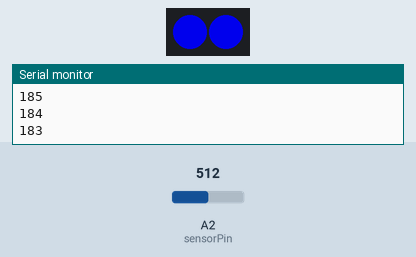
Recording of a sketch running on a simulated Arduino Uno, built with avr-gcc and run on an emulated ATmega328P. Parts: 2 RGB LEDs in strip order, left to right, the last lines printed to the serial monitor. The test bench sets the inputs (shaded band); at power-on: A2 (sensorPin) = 512. Dim RGB values are drawn brighter than linear.

Above: at 6.0 s.
6.1 s: A2 (sensorPin) set to 799
9.1 s: A2 (sensorPin) set to 822
At 10.32 s:
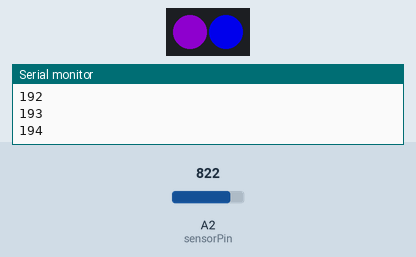
At 10.93 s:
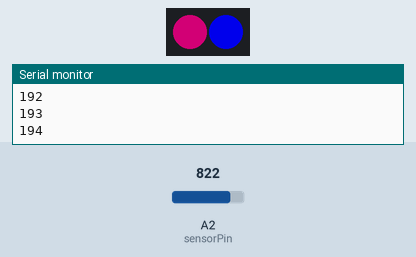
12.1 s: A2 (sensorPin) set to 716
At 14.63 s:
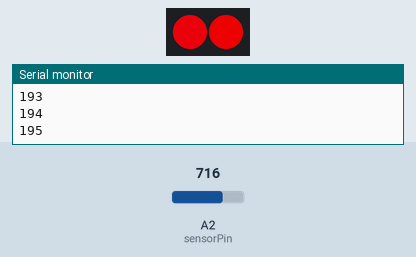
Timing chart, 0 to 21.1 s (numbered marks = the images above; inputs shaded):
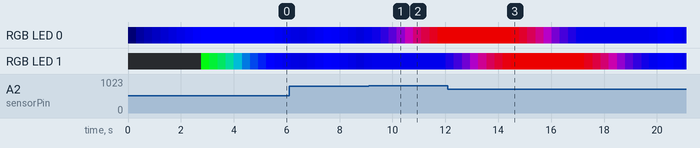

The sketch:

CrossFadeNew.ino
```cpp
#include <Adafruit_NeoPixel.h>
#include <RGBledstruct.h>


#define PIN 6

int sensorPin = A2;    // select the input pin for the potentiometer
int sensorValue = 0;  // variable to store the value coming from the sensor
// struct stRGBLED {int nPos; int nRed; int nGreen; int nBlue; int nBrightness;};
int nDelay = 0;
int nFadeValue = 255;
boolean  bUp = false;
stRGBLED topLED = {0,0,0,0,0};
stRGBLED lowLED = {1,0,255,0,0};
// Parameter 1 = number of pixels in strip
// Parameter 2 = pin number (most are valid)
// Parameter 3 = pixel type flags, add together as needed:
//   NEO_KHZ800  800 KHz bitstream (most NeoPixel products w/WS2812 LEDs)
//   NEO_KHZ400  400 KHz (classic 'v1' (not v2) FLORA pixels, WS2811 drivers)
//   NEO_GRB     Pixels are wired for GRB bitstream (most NeoPixel products)
//   NEO_RGB     Pixels are wired for RGB bitstream (v1 FLORA pixels, not v2)
Adafruit_NeoPixel strip = Adafruit_NeoPixel(2, PIN, NEO_GRB + NEO_KHZ800);

void setup() {
  strip.begin();
  strip.show(); // Initialize all pixels to 'off'
  Serial.begin(9600);
}

void loop() {
  int iVal;
  sensorValue = analogRead(sensorPin);
  iVal = map(sensorValue, 0, 1023, 0, 255);
 // Serial.println(iVal);
  ChangeLight(&topLED, iVal);
  ChangeLight(&lowLED, iVal);
  // strip.setPixelColor(0, strip.Color(topLED.nRed,topLED.nGreen,topLED.nBlue));
  // strip.setPixelColor(1, strip.Color(lowLED.nRed,lowLED.nGreen,lowLED.nBlue));
  // strip.setPixelColor(1, strip.Color(255,0,0));
  //  Serial.print("Red = " );
  //  Serial.print(lowLED.nRed);
  //  Serial.print("\t GREEN = ");
  //  Serial.print(lowLED.nGreen);
  //  Serial.print("\t BLUE = ");
  //  Serial.println(lowLED.nBlue);
  //  strip.show

  if (bUp)
  {
    nFadeValue = nFadeValue+1;
    if (255 < nFadeValue)
    {
      nFadeValue = 255;
      bUp = false;
    }
  }
  else {
    nFadeValue = nFadeValue-1;
    if (150 > nFadeValue)
    {
      bUp = true;
    }
  }
  Serial.println(nFadeValue);
  strip.setBrightness(nFadeValue);
  strip.show();
  delay(10);
}

void ChangeLight (stRGBLED *led, int nNew)
{
  int r,g,b = 0;
  int nAdjust = 0;

  if (nNew > 200)
  {
    // red
    r = 255;
    g = 0;
    b = 0;
    nDelay = 0;
    // Serial.println("RED");
  }
  else if (nNew < 100)
  {
    // Green
    r = 0;
    g = 255;
    b = 0;
    nDelay = 0;
    //  Serial.println("GREEN");
  }
  else {
    // Blue
    r = 0;
    g = 0;
    b = 255;
    nDelay = 0;
    // Serial.println("BLUE");
  }

  while ( 1 == led->nPos &&
    (r != led->nRed ||
    g != led->nGreen ||
    b != led->nBlue))
  {
    nAdjust = AdjustColor(r, led->nRed);
    led->nRed = nAdjust;
    nAdjust = AdjustColor(g, led->nGreen);
    led->nGreen = nAdjust;
    nAdjust = AdjustColor(b, led->nBlue);
    led->nBlue = nAdjust;

    strip.setPixelColor(led->nPos, strip.Color(led->nRed,led->nGreen,led->nBlue));
    strip.show();
    delay(10);
  }

  while ( 0 == led->nPos &&
    (r != led->nRed ||
    g != led->nGreen ||
    b != led->nBlue))
  {
    nAdjust = AdjustColor(r, led->nRed);
    led->nRed = nAdjust;
    nAdjust = AdjustColor(g, led->nGreen);
    led->nGreen = nAdjust;
    nAdjust = AdjustColor(b, led->nBlue);
    led->nBlue = nAdjust;

    strip.setPixelColor(led->nPos, strip.Color(led->nRed,led->nGreen,led->nBlue));
    strip.show();
    delay(10);
  }

  // led->nRed = r;
  // led->nGreen = g;
  // led->nBlue = b;

}

int AdjustColor(int nTarget, int nIncoming)
{
  int nStep = 1;
  int nNew = 0;

  if (nIncoming > nTarget)
  {
    nNew = nIncoming-nStep;
  }
  else if (nIncoming < nTarget)
  {
    nNew = nIncoming+nStep;
  }
  else
  {
    nNew = nIncoming;
  }

  // Serial.print("nNew ");
  // Serial.println(nNew);
  if (nNew > 255)
  {
    nNew = 255;
  }
  else if (nNew < 1)
  {
    nNew = 0;
  }
  return nNew;
}
```

RGBledstruct.h
```cpp
struct stRGBLED {
int nPos; int nRed; int nGreen; int nBlue; int nBrightness;
};
```

Measured:
- the behaviour switches between 806 and 807 on A2 (sensorPin) (found by bisection; images 0 and 1)
